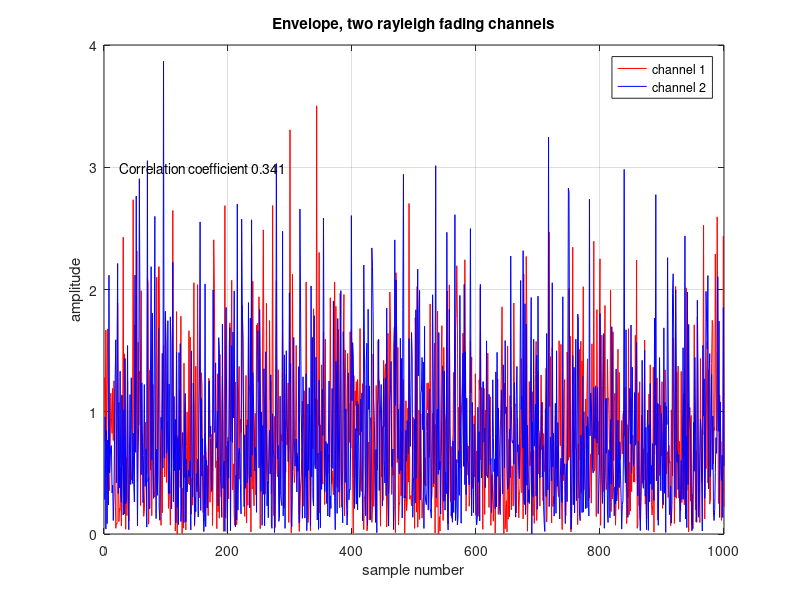
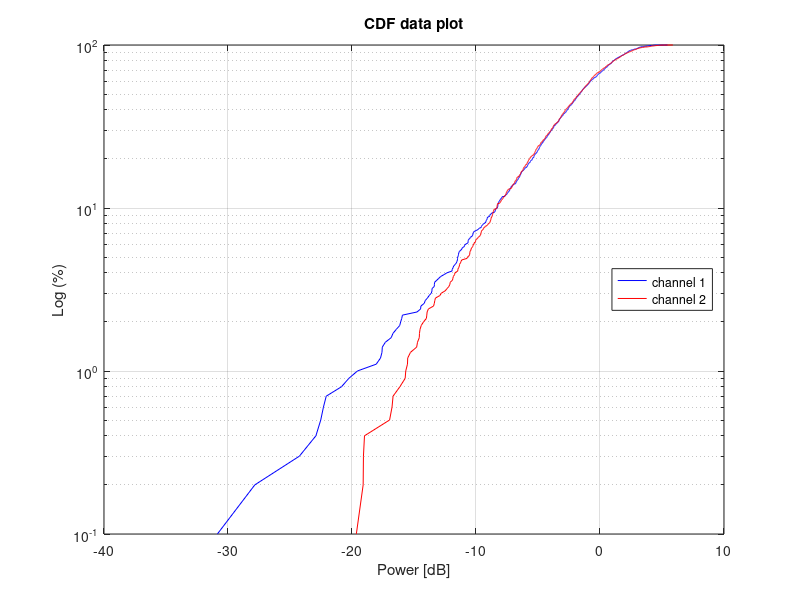
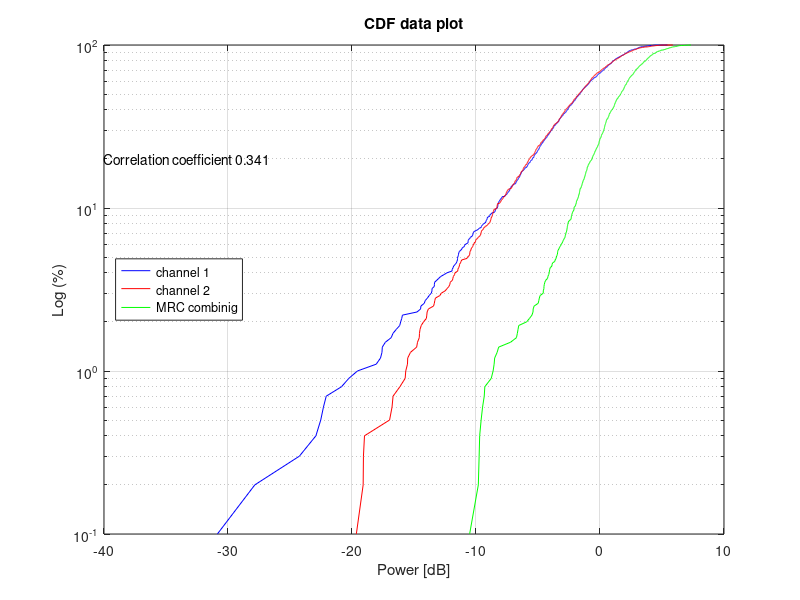

MATLAB code for these plots, in order:
% MM2 excercise 2 a,b
clear all
close all

% excercise 1.2 a
N = 1000;
% correlated channels
p = [.7 .8 .9];             % correlation coeffiecient
p = 0.4
x = randn(1,N);     % random channel 1 (in-phase part)
y = randn(1,N);     % random channel 2 (in-phase part)
x1 = rand(1,N);     % random channel 1 (quadrature)
y1 = rand(1,N);

a = x;      % channel 1
a1 = x1;
for k = 1:length(p)
    for i = 1:N
        b(k,i) = (sqrt(1-p(k)^2))*y(i)+p(k)*x(i);   % channel 2, with correlation p to channel 1
        b1(k,i) = (sqrt(1-p(k)^2))*y1(i)+p(k)*x1(i);
    end
    u(k,:) = a .* exp(-j*a1);
    v(k,:) = b(k,:) .* exp(-j*b1(k,:));
end

% check correlation coefficient, can use both functions for same result,
% corrcoeff best for matrix coefficient
check_correlation = (corr((u'),(v')))          
abs(corrcoef(u',v'))

corr_value = char(sprintf('Correlation coefficient %.3f',check_correlation));

figure()  % envelope of channels
plot(abs(u),'color','r'); hold on; grid on;
plot(abs(v),'color','b');
text(25,3,corr_value);
title('Envelope, two rayleigh fading channels');
xlabel('sample number');
ylabel('amplitude');
legend('channel 1','channel 2')


% Make the CDF plot of the two channels
u_db = 10*log10(abs(u));    % convert to dB
v_db = 10*log10(abs(v));
H1 = sort(u_db);            % sort for CDF
H2 = sort(v_db);

figure()
Percent_Axis = linspace (0 ,100 , N);
semilogy(H1,Percent_Axis,'b'); hold on; grid on;
semilogy(H2,Percent_Axis,'r');
xlabel('Power [dB]')
ylabel('Log (%)')
title('CDF data plot')
legend('channel 1','channel 2','Location','East')


% excercise 1.2 b

%H = [u(1,1), v(1,1)];

% Maximum Ratio Combining
% Summing the power of the two signals, we assume a constant noise floor,
% so the noise can and is placed outside the sum.
% we are summing powers because the weights are  r*/N , and since N are the
% same for both signals, we end up summing the power of H1 and H2.
Max_ratio = (abs(u))+(abs(v));
Max_ratio_dB = 10*log10(Max_ratio);
Max_ratio_sort = sort(Max_ratio_dB);


figure()
Percent_Axis = linspace (0 ,100 , N);
semilogy(H1,Percent_Axis,'b'); hold on; grid on;
semilogy(H2,Percent_Axis,'r');
semilogy(Max_ratio_sort,Percent_Axis,'g');
text(-40,20,corr_value);
xlabel('Power [dB]')
ylabel('Log (%)')
title('CDF data plot')
legend('channel 1','channel 2','MRC combinig','Location','West')
